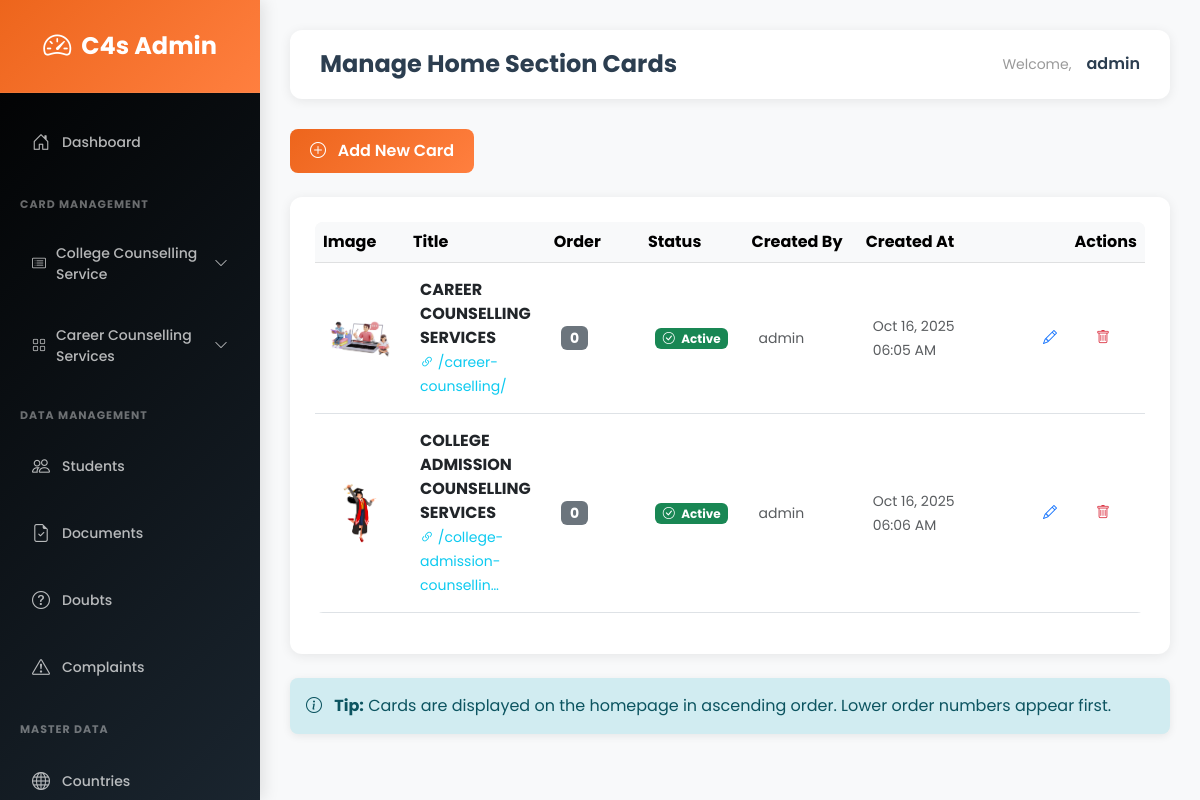
The app's page /admin-dashboard/home-cards/ (signed in) with its own data.
### main_app/models.py (models this page shows, shortened)
class HomeSectionCard(models.Model):
    title_line1 = models.CharField(max_length=100, help_text="First line (REQUIRED - e.g., CAREER COUNSELLING)")
    title_line2 = models.CharField(max_length=100, blank=True, help_text="Second line (OPTIONAL - e.g., SERVICES)")
    card_image = models.ImageField(upload_to='home_cards/', blank=True, null=True, help_text="Upload image")
    image_url = models.URLField(max_length=500, blank=True, help_text="OR paste image URL (Icons8, etc)")
    redirect_link = models.CharField(max_length=500, blank=True, help_text="Card click pe kaha redirect ho?")
    border_color = models.CharField(max_length=7, default="#ff6b35", help_text="Border color (hex code)")
    title_color = models.CharField(max_length=7, default="#ff6b35", help_text="Title color (hex code)")
    order = models.IntegerField(default=0, help_text="Display order (0, 1, 2...)")
    is_active = models.BooleanField(default=True, help_text="Show on homepage?")
    created_at = models.DateTimeField(auto_now_add=True)
    updated_at = models.DateTimeField(auto_now=True)
    created_by = models.ForeignKey(User, on_delete=models.SET_NULL, null=True, blank=True)
    class Meta:
        ordering = ['order', 'id']
        verbose_name = "Home Section Card"
        verbose_name_plural = "Home Section Cards"
    def get_image(self):
        if self.card_image:
            return self.card_image.url
        return self.image_url if self.image_url else 'https://via.placeholder.com/100'

### main_app/views.py (the view)
@never_cache
@login_required(login_url='main_app:admin_login')
@user_passes_test(is_admin_or_staff, login_url='main_app:user_login')
def admin_cards_list(request):
    cards = HomeSectionCard.objects.all()
    context = {'cards': cards}
    return render(request, 'admin/cards_list.html', context)

### main_app/views.py (called while the page is built)
def is_admin_or_staff(user):
    return user.is_staff or user.is_superuser

### templates/admin/cards_list.html (shortened to what this page needs)
{% extends 'admin/base.html' %}
{% block page_title %}Manage Home Section Cards{% endblock %}
{% block content %}
<div class="mb-4">
    <a href="{% url 'main_app:admin_card_add' %}" class="btn btn-primary">
        <i class="bi bi-plus-circle me-2"></i> Add New Card
    </a>
</div>
<div class="card">
    <div class="card-body">
        <div class="table-responsive">
            <table class="table table-hover align-middle">
                <thead class="table-light">
                    <tr>
                        <th width="80">Image</th>
                        <th>Title</th>
                        <th width="100">Order</th>
                        <th width="100">Status</th>
                        <th width="120">Created By</th>
                        <th width="150">Created At</th>
                        <th width="150" class="text-end">Actions</th>
                    </tr>
                </thead>
                <tbody>
                    {% for card in cards %}
                    <tr>
                        <td>
                            <img src="{{ card.get_image }}"
                                 alt="{{ card.title_line1 }}"
                                 class="rounded"
                                 style="width: 60px; height: 60px; object-fit: cover;">
                        </td>
                        <td>
                            <div>
                                <strong>{{ card.title_line1 }}</strong><br>
                            </div>
                            {% if card.redirect_link %}
                                <small class="text-info">
                                    <i class="bi bi-link-45deg"></i> {{ card.redirect_link|truncatechars:30 }}
                                </small>
                            {% endif %}
                        </td>
                        <td>
                            <span class="badge bg-secondary" style="font-size: 14px;">
                                {{ card.order }}
                            </span>
                        </td>
                        <td>
                            {% if card.is_active %}
                                <span class="badge bg-success">
                                    <i class="bi bi-check-circle me-1"></i> Active
                                </span>
                            {% else %}
                                <span class="badge bg-danger">
                                    <i class="bi bi-x-circle me-1"></i> Inactive
                                </span>
                            {% endif %}
                        </td>
                        <td>
                            <small class="text-muted">
                                {{ card.created_by.username|default:"N/A" }}
                            </small>
                        </td>
                        <td>
                            <small class="text-muted">
                                {{ card.created_at|date:"M d, Y" }}<br>
                                {{ card.created_at|time:"h:i A" }}
                            </small>
                        </td>
                        <td class="text-end">
                            <div class="btn-group btn-group-sm">
                                <a href="{% url 'main_app:admin_card_edit' card.id %}"
                                   class="btn btn-outline-primary"
                                   title="Edit">
                                    <i class="bi bi-pencil"></i>
                                </a>
                                <a href="{% url 'main_app:admin_card_delete' card.id %}"
                                   class="btn btn-outline-danger"
                                   title="Delete">
                                    <i class="bi bi-trash"></i>
                                </a>
                            </div>
                        </td>
                    </tr>
                    {% endfor %}
                </tbody>
            </table>
        </div>
    </div>
</div>
<div class="alert alert-info mt-4">
    <i class="bi bi-info-circle me-2"></i>
    <strong>Tip:</strong> Cards are displayed on the homepage in ascending order. Lower order numbers appear first.
</div>
{% endblock %}

### templates/admin/base.html (shortened to what this page needs)
<!DOCTYPE html>
<html lang="en">
<head>
    <link href="https://cdn.jsdelivr.net/npm/bootstrap@5.3.0/dist/css/bootstrap.min.css" rel="stylesheet">
    <link rel="stylesheet" href="https://cdn.jsdelivr.net/npm/bootstrap-icons@1.11.0/font/bootstrap-icons.css">
</head>
<body>
    <div class="sidebar">
        <div class="logo">
            <i class="bi bi-speedometer2"></i>
            <span>C4s Admin</span>
        </div>
        <ul class="nav flex-column mt-3">
            <li class="nav-item">
                <a class="nav-link {% if request.resolver_match.url_name == 'admin_dashboard' %}active{% endif %}"
                    href="{% url 'main_app:admin_dashboard' %}">
                    <i class="bi bi-house-door"></i> Dashboard
                </a>
            </li>
            <li class="nav-section-title">CARD MANAGEMENT</li>
            <li class="nav-item">
                <button class="nav-dropdown" onclick="toggleDropdown(event, 'collegeCards')">
                    <span><i class="bi bi-card-list"></i> College Counselling Service</span>
                    <i class="bi bi-chevron-down"></i>
                </button>
            </li>
            <li class="nav-item">
                <button class="nav-dropdown" onclick="toggleDropdown(event, 'careerServices')">
                    <span><i class="bi bi-grid"></i> Career Counselling Services</span>
                    <i class="bi bi-chevron-down"></i>
                </button>
            </li>
            <li class="nav-section-title">DATA MANAGEMENT</li>
            <li class="nav-item">
                <a class="nav-link {% if 'students' in request.path %}active{% endif %}"
                    href="{% url 'main_app:admin_students_list' %}">
                    <i class="bi bi-people"></i> Students
                </a>
            </li>
            <li class="nav-item">
                <a class="nav-link {% if 'documents' in request.path %}active{% endif %}"
                    href="{% url 'main_app:admin_documents_list' %}">
                    <i class="bi bi-file-earmark-check"></i> Documents
                </a>
            </li>
            <li class="nav-item">
                <a class="nav-link {% if 'doubts' in request.path %}active{% endif %}"
                    href="{% url 'main_app:admin_doubts_list' %}">
                    <i class="bi bi-question-circle"></i> Doubts
                </a>
            </li>
            <li class="nav-item">
                <a class="nav-link {% if 'complaints' in request.path %}active{% endif %}"
                    href="{% url 'main_app:admin_complaints_list' %}">
                    <i class="bi bi-exclamation-triangle"></i> Complaints
                </a>
            </li>
            <li class="nav-section-title">MASTER DATA</li>
            <li class="nav-item">
                <a class="nav-link {% if 'countries' in request.path %}active{% endif %}"
                    href="{% url 'main_app:admin_countries_list' %}">
                    <i class="bi bi-globe"></i> Countries
                </a>
            </li>
        </ul>
    </div>
    <div class="main-content">
        <div class="top-navbar">
            <h4>{% block page_title %}Dashboard{% endblock %}</h4>
            <div class="user-info">
                <span>Welcome,</span>
                <strong>{{ request.user.username }}</strong>
            </div>
        </div>
        {% block content %}{% endblock %}
    </div>
</body>
</html>

### templates/admin/base.html (style rules this page uses)
:root { --primary-color: #ED651C; --secondary-color: #667eea; --sidebar-bg: #000000; --sidebar-hover: #34495e; --light-bg: #f8f9fa; --border-color: #e9ecef; }
* { font-family: 'Poppins', sans-serif; }
body { background-color: var(--light-bg); margin: 0; padding: 0; }
.sidebar { min-height: 100vh; max-height: 100vh; background: linear-gradient(135deg, var(--sidebar-bg) 0%, #1a252f 100%); color: white; position: fixed; left: 0; top: 0; width: 260px; padding-top: 0; padding-bottom: 20px; overflow-y: auto; overflow-x: hidden; box-shadow: 4px 0 15px rgba(0, 0, 0, 0.1); z-index: 1000; display: flex; flex-direction: column; }
.sidebar .logo { background: linear-gradient(135deg, var(--primary-color) 0%, #ff7f3f 100%); padding: 25px; font-size: 24px; font-weight: 700; text-align: center; color: white; border-bottom: 1px solid rgba(255, 255, 255, 0.1); display: flex; align-items: center; justify-content: center; gap: 10px; flex-shrink: 0; }
.sidebar .logo i { font-size: 28px; }
.sidebar .nav-link { color: rgba(255, 255, 255, 0.7); padding: 14px 20px; margin: 6px 12px; border-radius: 8px; transition: all 0.3s ease; display: flex; align-items: center; gap: 10px; font-size: 14px; font-weight: 500; text-decoration: none; }
.sidebar .nav-link i { font-size: 18px; width: 20px; }
.sidebar .nav-section-title { color: rgba(255, 255, 255, 0.4); font-size: 11px; font-weight: 700; text-transform: uppercase; padding: 20px 20px 10px; letter-spacing: 1px; flex-shrink: 0; }
.nav-dropdown { color: rgba(255, 255, 255, 0.7); padding: 14px 20px; margin: 6px 12px; border-radius: 8px; transition: all 0.3s ease; display: flex; align-items: center; justify-content: space-between; font-size: 14px; font-weight: 500; cursor: pointer; background: transparent; border: none; width: calc(100% - 24px); text-align: left; }
.nav-dropdown span { display: flex; align-items: center; gap: 10px; }
.nav-dropdown i.bi-chevron-down { transition: transform 0.3s ease; font-size: 14px; }
.main-content { margin-left: 260px; padding: 30px; min-height: 100vh; }
.top-navbar { background: white; padding: 20px 30px; margin-bottom: 30px; border-radius: 12px; box-shadow: 0 2px 12px rgba(0, 0, 0, 0.08); display: flex; justify-content: space-between; align-items: center; }
.top-navbar h4 { margin: 0; font-weight: 700; font-size: 24px; color: #2c3e50; }
.user-info { display: flex; align-items: center; gap: 15px; }
.user-info span { color: #999; font-size: 14px; }
.user-info strong { color: #2c3e50; font-weight: 600; }
.alert { border-radius: 8px; border: none; margin-bottom: 20px; box-shadow: 0 2px 8px rgba(0, 0, 0, 0.08); }
.alert-info { background-color: #d1ecf1; color: #0c5460; }
.card { border: none; border-radius: 12px; box-shadow: 0 2px 12px rgba(0, 0, 0, 0.08); transition: all 0.3s ease; margin-bottom: 20px; }
.card-body { padding: 25px; }
.btn { border-radius: 8px; font-weight: 600; padding: 10px 20px; transition: all 0.3s ease; border: none; }
.btn-primary { background: linear-gradient(135deg, var(--primary-color) 0%, #ff7f3f 100%); color: white; }
.table { background: white; border-radius: 8px; overflow: hidden; }
.table thead { background-color: #f8f9fa; font-weight: 600; color: #2c3e50; }
.table td { vertical-align: middle; padding: 15px; }

### records on screen
HomeSectionCard: get_image (picture), title_line1 "CAREER COUNSELLING SERVICES", redirect_link "/career-counselling/", order "0", is_active True (drawn), created_by.username "admin", created_at "Oct 16, 2025", created_at "06:05 AM"
HomeSectionCard: get_image (picture), title_line1 "COLLEGE ADMISSION COUNSELLING SERVICES", redirect_link "/college-admission-counsellin…", order "0", is_active True (drawn), created_by.username "admin", created_at "Oct 16, 2025", created_at "06:06 AM"

### other values on screen
{{ request.user.username }} "admin"
